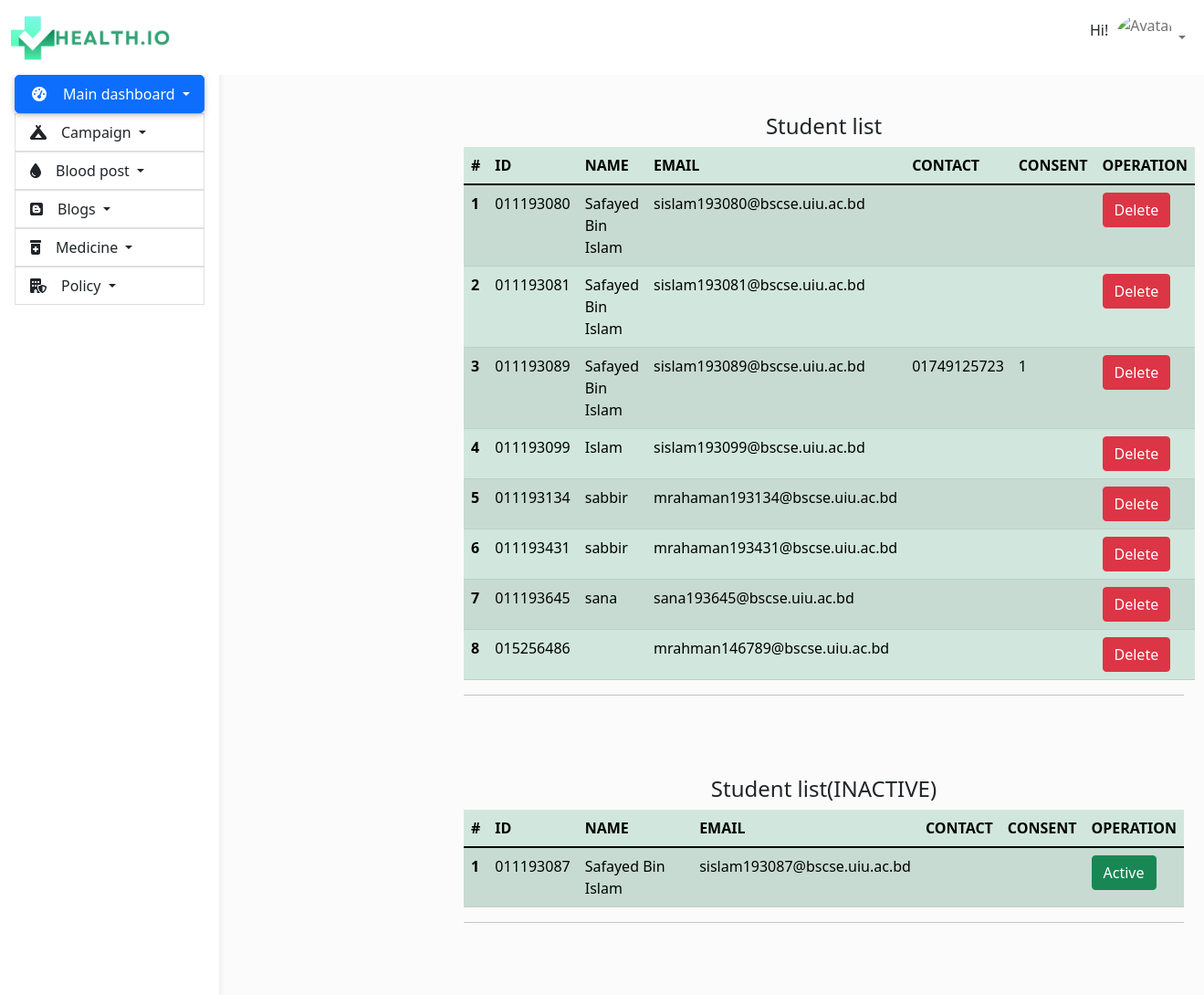
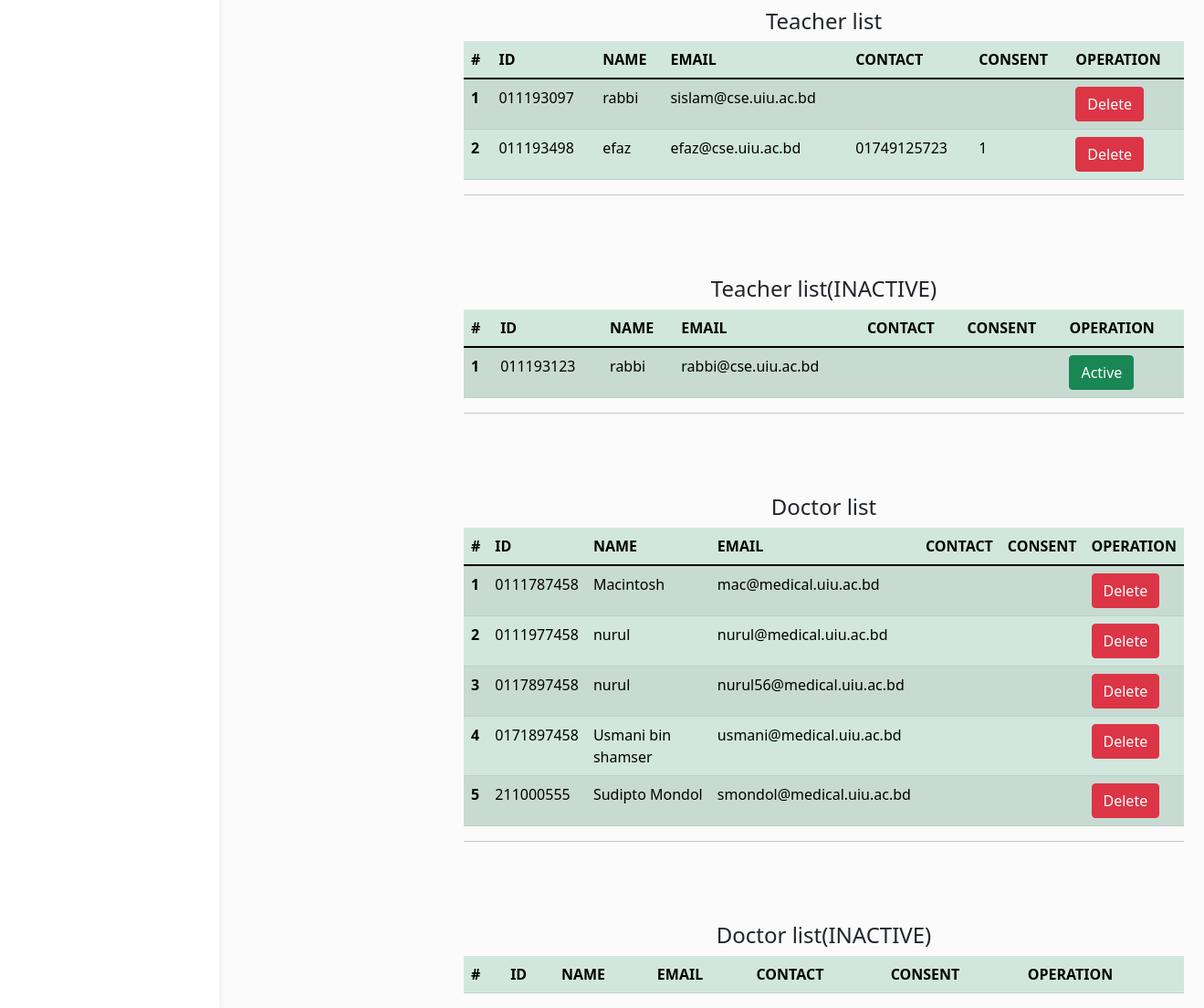
Screenshot of /1-1-2023/health.io/admin_backend/admin_dashboard.php with the database file from the repository (2 pictures, top to bottom).
### tables this page shows
CREATE TABLE `user` (
  `id` varchar(255) NOT NULL,
  `name` varchar(255) NOT NULL,
  `email` varchar(255) NOT NULL,
  `password` varchar(255) NOT NULL,
  `contact` varchar(255) NOT NULL,
  `user_role` varchar(255) NOT NULL,
  `consent` int(1) UNSIGNED DEFAULT NULL COMMENT '0= no 1= consent',
  `status` int(1) UNSIGNED DEFAULT 1 COMMENT '0= inactive 1= active',
  `image_id` varchar(255) DEFAULT NULL
);

### 1-1-2023/health.io/db_connect.php (called while the page is built, shortened)
<?php
$db = new mysqli(servername,  username, password, Database);
    function Query($statement){
        global $db;
        $result=mysqli_query($db ,  $statement);
        return $result;
        }
?>

### 1-1-2023/health.io/admin_backend/admin_dashboard.php (the view, shortened to what this page needs)
<?php
include "admin_header.php";
?>
<main>
  <div class="container pt-4">
  <table class="table table-success table-striped">
    <h4 class="text-center"> Student list </h4>
  <thead>
    <tr>
      <th scope="col">#</th>
      <th scope="col">ID</th>
      <th scope="col">NAME</th>
      <th scope="col">EMAIL</th>
      <th scope="col">CONTACT</th>
      <th scope="col">CONSENT</th>
      <th scope="col">OPERATION</th>
    </tr>
  </thead>
  <tbody>
 <?php
  $stat="SELECT * FROM user WHERE user_role = 'student' AND status= 1";
  $result=Query($stat);
 foreach($result as $key=> $value){
?>
    <tr>
      <th ><?=$key+1?></th>
      <td><?=$value['id']?></td>
      <td><?=$value['name']?></td>
      <td><?=$value['email']?></td>
      <td><?=$value['contact']?></td>
      <td><?=$value['consent']?></td>
      <td><a class="btn btn-danger" href="update.php?id=<?php echo $value['id']?> "> Delete</a></td>
    </tr>
  <?php } ?>
  </tbody>
</table>
<hr>
<br>
<br>
<br>
<table class="table table-success table-striped">
    <h4 class="text-center"> Student list(INACTIVE) </h4>
  <thead>
    <tr>
      <th scope="col">#</th>
      <th scope="col">ID</th>
      <th scope="col">NAME</th>
      <th scope="col">EMAIL</th>
      <th scope="col">CONTACT</th>
      <th scope="col">CONSENT</th>
      <th scope="col">OPERATION</th>
    </tr>
  </thead>
  <tbody>
 <?php
  $stat="SELECT * FROM user WHERE user_role = 'student' AND status= 0";
  $result=Query($stat);
 foreach($result as $key=> $value){
?>
    <tr>
      <th ><?=$key+1?></th>
      <td><?=$value['id']?></td>
      <td><?=$value['name']?></td>
      <td><?=$value['email']?></td>
      <td><?=$value['contact']?></td>
      <td><?=$value['consent']?></td>
      <td><a class="btn btn-success" href="update.php?id=<?php echo $value['id']?>">Active</a></td>
    </tr>
  <?php } ?>
  </tbody>
</table>
<hr>
<br><br><br>
<table class="table table-success table-striped">
    <h4 class="text-center"> Teacher list </h4>
  <thead>
    <tr>
      <th scope="col">#</th>
      <th scope="col">ID</th>
      <th scope="col">NAME</th>
      <th scope="col">EMAIL</th>
      <th scope="col">CONTACT</th>
      <th scope="col">CONSENT</th>
      <th scope="col">OPERATION</th>
    </tr>
  </thead>
  <tbody>
 <?php
  $stat="SELECT * FROM user WHERE user_role = 'teacher' AND status= 1";
  $result=Query($stat);
 foreach($result as $key=> $value){
?>
    <tr>
      <th ><?=$key+1?></th>
      <td><?=$value['id']?></td>
      <td><?=$value['name']?></td>
      <td><?=$value['email']?></td>
      <td><?=$value['contact']?></td>
      <td><?=$value['consent']?></td>
      <td><a class="btn btn-danger" href="update.php?id=<?php echo $value['id']?> "> Delete</a></td>
    </tr>
  <?php } ?>
  </tbody>
</table>
<hr>
<br>
<br>
<br>
<table class="table table-success table-striped">
    <h4 class="text-center"> Teacher list(INACTIVE) </h4>
  <thead>
    <tr>
      <th scope="col">#</th>
      <th scope="col">ID</th>
      <th scope="col">NAME</th>
      <th scope="col">EMAIL</th>
      <th scope="col">CONTACT</th>
      <th scope="col">CONSENT</th>
      <th scope="col">OPERATION</th>
    </tr>
  </thead>
  <tbody>
 <?php
  $stat="SELECT * FROM user WHERE user_role = 'teacher' AND status= 0";
  $result=Query($stat);
 foreach($result as $key=> $value){
?>
    <tr>
      <th ><?=$key+1?></th>
      <td><?=$value['id']?></td>
      <td><?=$value['name']?></td>
      <td><?=$value['email']?></td>
      <td><?=$value['contact']?></td>
      <td><?=$value['consent']?></td>
      <td><a class="btn btn-success" href="update.php?id=<?php echo $value['id']?> ">Active</a></td>
    </tr>
  <?php } ?>
  </tbody>
</table>
<hr>
<br><br><br>
<table class="table table-success table-striped">
    <h4 class="text-center"> Doctor list </h4>
  <thead>
    <tr>
      <th scope="col">#</th>
      <th scope="col">ID</th>
      <th scope="col">NAME</th>
      <th scope="col">EMAIL</th>
      <th scope="col">CONTACT</th>
      <th scope="col">CONSENT</th>
      <th scope="col">OPERATION</th>
    </tr>
  </thead>
  <tbody>
 <?php
  $stat="SELECT * FROM user WHERE user_role = 'doctor' AND status= 1";
  $result=Query($stat);
 foreach($result as $key=> $value){
?>
    <tr>
      <th ><?=$key+1?></th>
      <td><?=$value['id']?></td>
      <td><?=$value['name']?></td>
      <td><?=$value['email']?></td>
      <td><?=$value['contact']?></td>
      <td><?=$value['consent']?></td>
      <td><a class="btn btn-danger" href="update.php?id=<?php echo $value['id']?> "> Delete</a></td>
    </tr>
  <?php } ?>
  </tbody>
</table>
<hr>
<br>
<br>
<br>
<table class="table table-success table-striped">
    <h4 class="text-center"> Doctor list(INACTIVE) </h4>
  <thead>
    <tr>
      <th scope="col">#</th>
      <th scope="col">ID</th>
      <th scope="col">NAME</th>
      <th scope="col">EMAIL</th>
      <th scope="col">CONTACT</th>
      <th scope="col">CONSENT</th>
      <th scope="col">OPERATION</th>
    </tr>
  </thead>
</table>
  </div>
</main>
<?php
include "admin_footer.php";
?>

### 1-1-2023/health.io/style/admin_dashboard.css (style rules this page uses)
body { background-color: #fbfbfb; }
@media (min-width: 991.98px) { main { padding-left: 240px; } }

### 1-1-2023/health.io/admin_backend/admin_dashboard.php (style rules this page uses)
main { margin: 100px 10px 0px 16rem; }

### rows the page displays
user: id "011193080", name "Safayed Bin Islam", email "sislam193080@bscse.uiu.ac.bd"
user: id "011193081", name "Safayed Bin Islam", email "sislam193081@bscse.uiu.ac.bd"
user: id "011193089", name "Safayed Bin Islam", email "sislam193089@bscse.uiu.ac.bd", contact "01749125723", consent "1"
user: id "011193099", name "Islam", email "sislam193099@bscse.uiu.ac.bd"
user: id "011193134", name "sabbir", email "mrahaman193134@bscse.uiu.ac.bd"
user: id "011193431", name "sabbir", email "mrahaman193431@bscse.uiu.ac.bd"
user: id "011193645", name "sana", email "sana193645@bscse.uiu.ac.bd"
user: id "015256486", email "mrahman146789@bscse.uiu.ac.bd"
user: id "011193087", name "Safayed Bin Islam", email "sislam193087@bscse.uiu.ac.bd"
user: id "011193097", name "rabbi", email "sislam@cse.uiu.ac.bd"
user: id "011193498", name "efaz", email "efaz@cse.uiu.ac.bd", contact "01749125723", consent "1"
user: id "011193123", name "rabbi", email "rabbi@cse.uiu.ac.bd"
user: id "0111787458", name "Macintosh", email "mac@medical.uiu.ac.bd"
user: id "0111977458", name "nurul", email "nurul@medical.uiu.ac.bd"
user: id "0117897458", name "nurul", email "nurul56@medical.uiu.ac.bd"
user: id "0171897458", name "Usmani bin shamser", email "usmani@medical.uiu.ac.bd"
user: id "211000555", name "Sudipto Mondol", email "smondol@medical.uiu.ac.bd"
